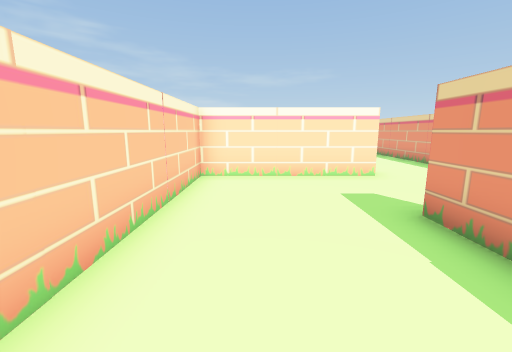
view 1 (above)

21 first-person views from a walk through a scene from a Unity 3-D project. The camera is 1.3 m above the floor, tilts 10° down and sees 90° across. The floor is counted in squares, 1 m on a side. Each view is taken from the middle of a square. On the plan, view 1 faces up. The plan holds only what a view shows up to about 13 squares ahead; the rest is blank. The place goes on beyond the plan. The player character is not drawn.

view 2
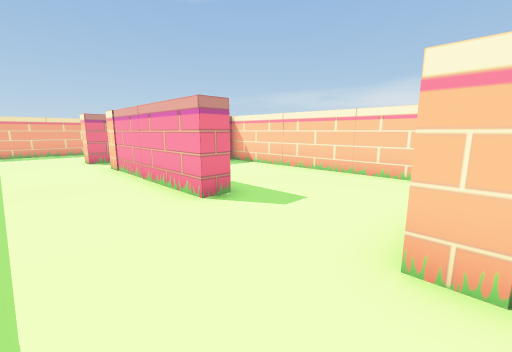

view 3
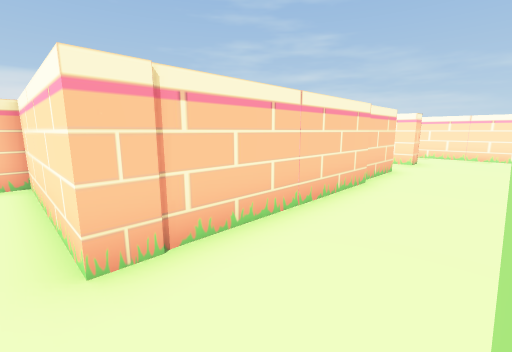

view 4
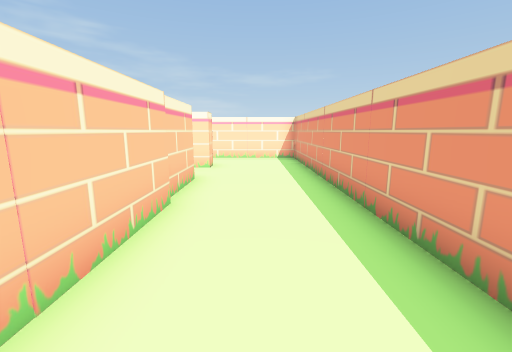

view 5
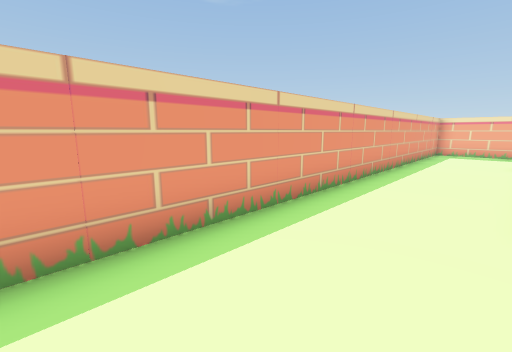

view 6
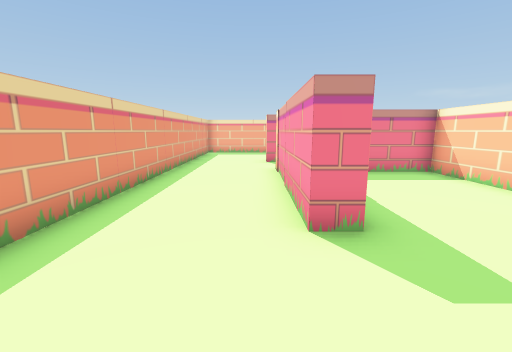

view 7
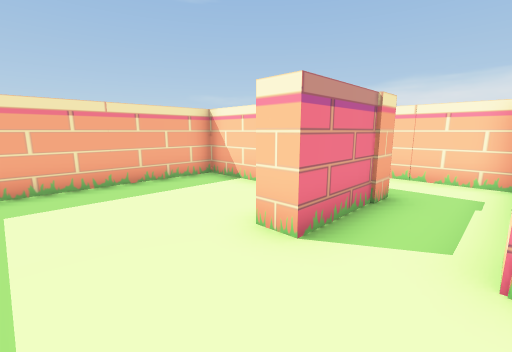

view 8
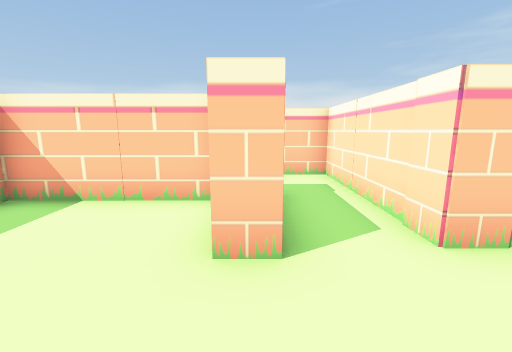

view 9
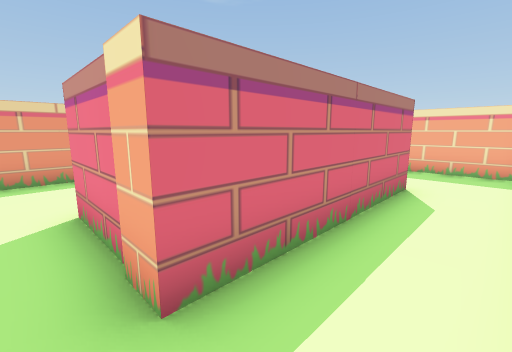

view 10
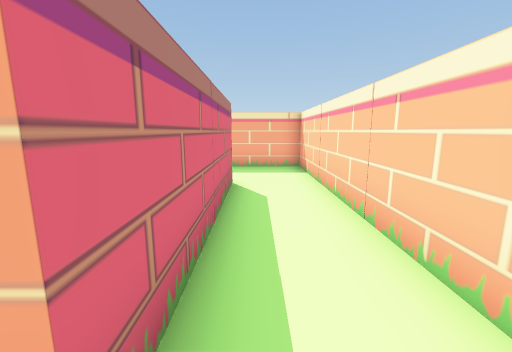

view 11
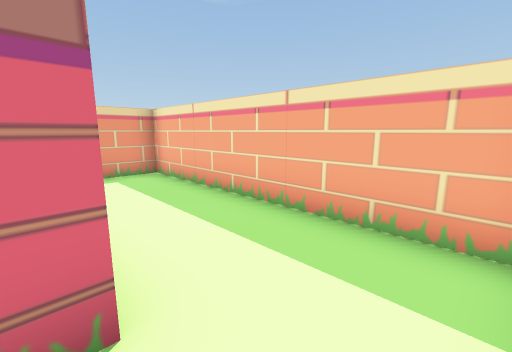

view 12
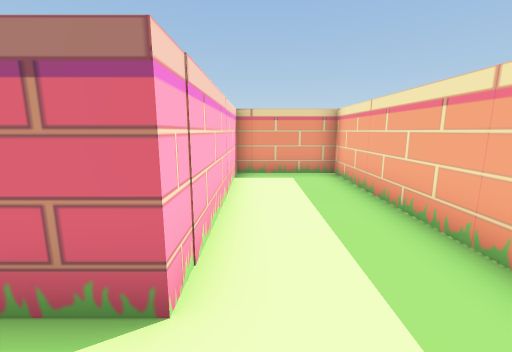

view 13
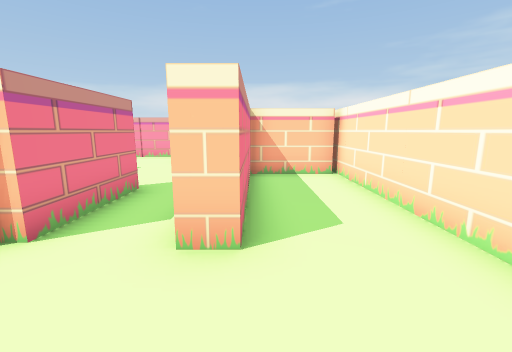

view 14
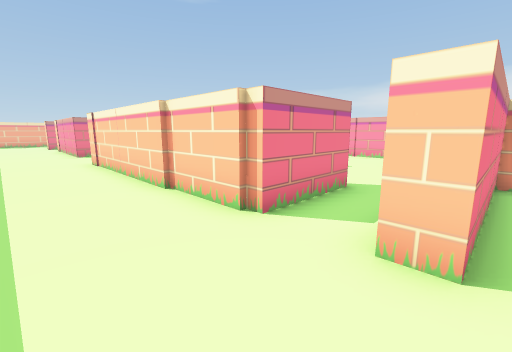

view 15
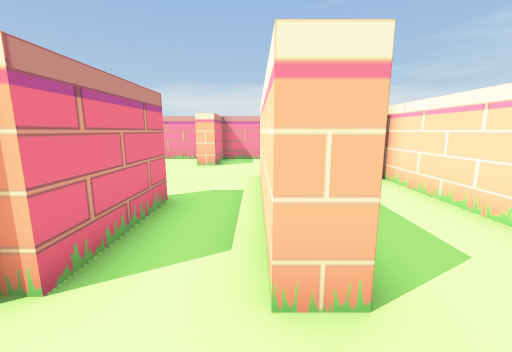

view 16
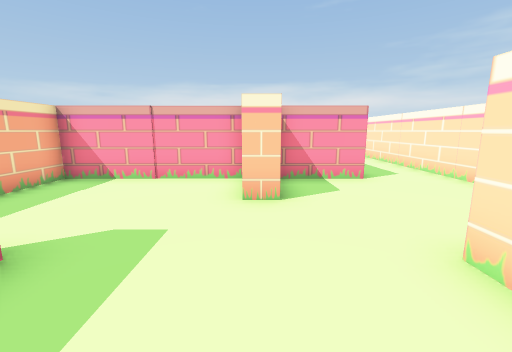

view 17
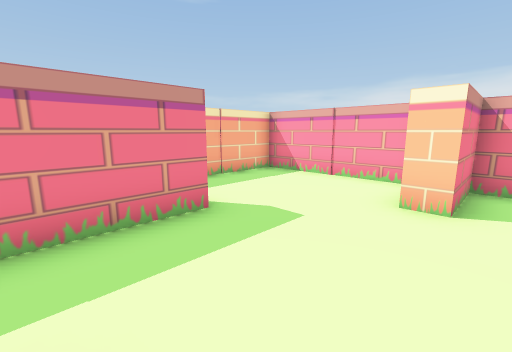

view 18
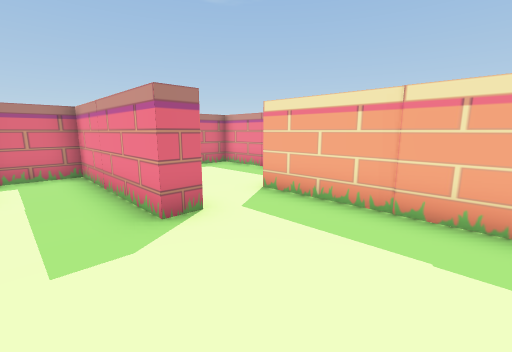

view 19
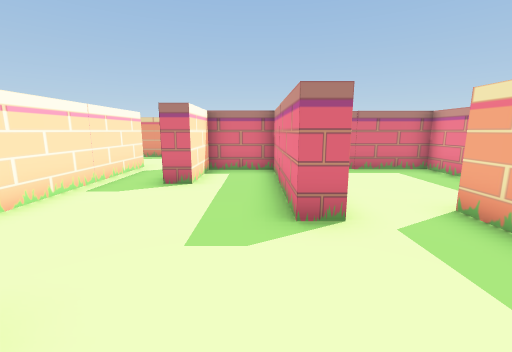

view 20
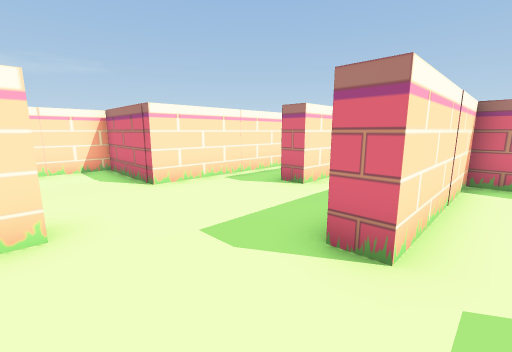

view 21
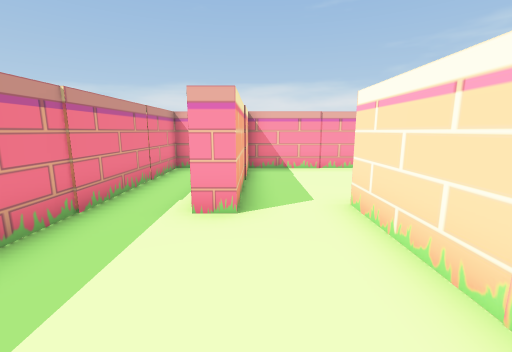

### Floor plan
Points are (right, up) in squares from view 1. A wall is a line through its corners. A room is listed if a view was taken in it or the views show most of it. See-through windows are left out.
Room 1 (views 1, 2, 3, 4, 5, 6, 7, 8, 13, 14, 15)
walls: (2.6, 2.5) (2.6, 3.8) (3.5, 3.8) (3.5, -1.9); (6.9, 10.1) (6.9, 21.5) (-1.9, 21.5); (3.5, -3.7) (3.5, -4.5); (3.5, 16) (3.5, 7.4) (-1.6, 7.4) (-1.6, -1.2) (0.4, -1.2); (3.2, 16.3) (3.2, 15.9); (1.3, -4.8) (1.3, -8.7) (6.1, -8.7); (6.9, -7.8) (6.9, 8.2); (-1.6, 21.4) (-1.6, 18.8) (3.5, 18.8) (3.5, 18.1)
ways out: opening at (4, -3) to room 2; opening at (3, 17) to room 3
Room 2 (views 9, 10, 11, 12)
walls: (3.5, -1.9) (-1.6, -1.9) (-1.6, -12.4) (6.9, -12.5) (6.9, -9.4) (0.6, -9.4) (0.6, -3.7) (3.5, -3.7)
ways out: opening at (4, -3) to room 1
Room 3 (views 16, 17, 18, 19, 20)
walls: (-1.4, 12.7) (-2.4, 12.7) (-2.4, 13.4) (2.6, 13.4) (2.6, 15.7) (0.3, 15.7) (0.3, 16.3) (3.2, 16.3); (-4.7, 15.7) (-5.1, 15.7); (-7, 15.6) (-7, 10.7) (-1.9, 10.7); (3.5, 18.1) (-2.4, 18.1)
ways out: opening at (3, 17) to room 1; opening at (-2, 11.5) to room 4; opening at (-3.7, 17) to room 5
Room 4 (view 21)
walls: (-1.9, 10.7) (-1.9, 9.9); (2.6, 11.9) (2.6, 12.7) (-1.4, 12.7); (-7, 8.8) (-7, 8.1) (2.6, 8.1) (2.6, 10.9)
ways out: opening at (-2, 11.5) to room 3
Room 5 (no view inside)
walls: (-2.4, 18.1) (-2.4, 21.4); (-7, 19) (-7, 16.3) (-4.7, 16.3) (-4.7, 15.7); (-1.9, 21.5) (-4.4, 21.5)
ways out: opening at (-3.7, 17) to room 3; opening at (-6.5, 20.5)

Where each view was taken, in squares from view 1:
view 1: 0 up, 0 right, facing up
view 2: 8 up, 6 right, facing down-left
view 3: 7 up, 6 right, facing up-left
view 4: 9 up, 5 right, facing up
view 5: 8 up, 4 right, facing down-right
view 6: 7 up, 4 right, facing down
view 7: 2 down, 6 right, facing down-left
view 8: 4 down, 6 right, facing left
view 9: 3 down, 1 left, facing down-right
view 10: 3 down, 0 right, facing down
view 11: 9 down, 1 left, facing down-right
view 12: 10 down, 1 left, facing right
view 13: 19 up, 6 right, facing left
view 14: 19 up, 6 right, facing down-left
view 15: 18 up, 5 right, facing left
view 16: 16 up, 0 right, facing left
view 17: 17 up, 0 right, facing down-left
view 18: 15 up, 6 left, facing down-right
view 19: 14 up, 6 left, facing right
view 20: 12 up, 5 left, facing up-right
view 21: 11 up, 2 right, facing left
